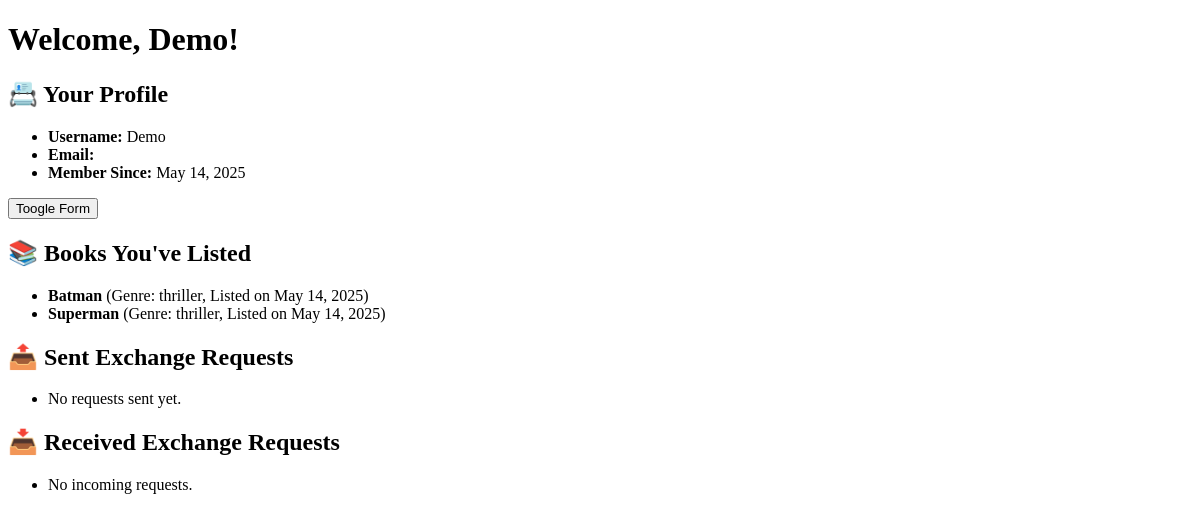
/profile/ (signed in), run on an earlier commit of the app's database.
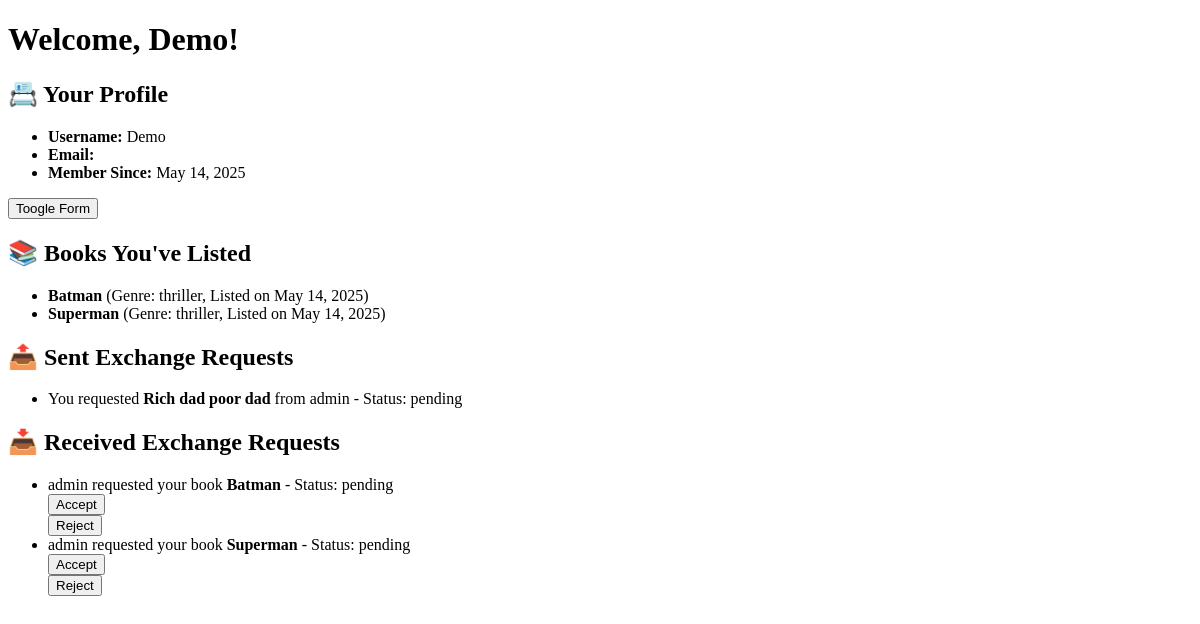
And on a later commit of the database.
### bookswap/models.py (models this page shows, shortened)
class Book(models.Model):
    Genre_Options = [
        ('horror', 'Horror'),
        ('thriller', 'Thriller'),
        ('romance', 'Romance'),
    ]
    user = models.ForeignKey(User, on_delete=models.CASCADE,default=default_user)  # Who posted the book
    book_id = models.AutoField(primary_key=True)
    book_name = models.CharField(max_length=255)
    book_author = models.CharField(max_length=255)
    book_description = models.TextField()
    genre = models.CharField(max_length=100, choices=Genre_Options)
    created_at = models.DateTimeField(auto_now_add=True)
    updated_at = models.DateTimeField(auto_now=True)

class Request(models.Model):
    STATUS_CHOICES = [
        ('pending', 'Pending'),
        ('accepted', 'Accepted'),
        ('declined', 'Declined'),
    ]
    request_id = models.AutoField(primary_key=True)
    status = models.CharField(max_length=10, choices=STATUS_CHOICES, default='pending')
    book = models.ForeignKey(Book, related_name='requests', on_delete=models.CASCADE)
    requester = models.ForeignKey(User, related_name='sent_requests', on_delete=models.CASCADE)
    receiver = models.ForeignKey(User, related_name='received_requests', on_delete=models.CASCADE)

### bookswap/views.py (the view, shortened to what this page needs)
# urls.py: path('profile/',Userprofile.as_view(),name='profile-page'),
@method_decorator(login_required, name='dispatch')
class Userprofile(View):
        def get(self,request):
            try:
                Current_user_info = User.objects.get(id=request.user.id)
                book_list_form = Book_Model_Form()
                Book_List = Book.objects.filter(user=request.user)
                sent_request = Request.objects.filter(requester=request.user)
                receiver_request = Request.objects.filter(receiver=request.user)
                context = {'username':Current_user_info.username,'email':Current_user_info.email,'date_joined':Current_user_info.date_joined,'book_list_form':book_list_form,'Book_List':Book_List,'sent_request':sent_request,'recieved_request':receiver_request}
                return render(request,'profile.html',context=context)
            except Exception as e:
                    print(f"Error in registration: {e}")

### bookswap/models.py (called while the page is built)
def default_user():
    return User.objects.first().id

### bookswap/templates/profile.html (shortened to what this page needs)
<!DOCTYPE html>
{% load static %}
<html>
<head>
</head>
<body>
    <h1>Welcome, {{ username }}!</h1>
    <h2>📇 Your Profile</h2>
    <ul>
        <li><strong>Username:</strong> {{ username }}</li>
        <li><strong>Email:</strong> {{ email }}</li>
        <li><strong>Member Since:</strong> {{ date_joined|date:"F j, Y" }}</li>
    </ul>
    <button id="toggleBtn" onclick="toggleform()">Toogle Form</button>
    <h2>📚 Books You've Listed</h2>
    <ul>
        {% for book in Book_List %}
            <li>
                <strong>{{ book.book_name }}</strong> (Genre: {{ book.genre }}, Listed on {{ book.created_at|date:"M j, Y" }})
            </li>
        {% empty %}
            <li>No books listed yet.</li>
        {% endfor %}
    </ul>
    <h2>📤 Sent Exchange Requests</h2>
    <ul>
        {% for req in sent_request %}
            <li>You requested <strong>{{ req.book.book_name }}</strong> from {{ req.receiver.username }} - Status: {{ req.status }}</li>
        {% empty %}
            <li>No requests sent yet.</li>
        {% endfor %}
    </ul>
    <h2>📥 Received Exchange Requests</h2>
    <ul>
        {% for req in recieved_request %}
            <li>{{ req.requester.username }} requested your book <strong>{{ req.book.book_name }}</strong> - Status: {{ req.status }}</li>
            {% if req.status == "pending" %}
            <form method="POST" action="{% url 'Request_Accept' req.request_id %}" style="display:inline-block;">
                <button type="Submit">Accept</button>
            </form>
            <form method="POST" action="{% url 'Request_Reject' req.request_id %}">
                <button type="Submit">Reject</button>
            </form>
            {% endif %}
        {% empty %}
            <li>No incoming requests.</li>
        {% endfor %}
    </ul>
</body>
</html>

What changed in the data, as far as the page shows it:
added Request: book.book_name "Rich dad poor dad", receiver.username "admin", status "pending", shown under "📤 Sent Exchange Requests"
added Request: requester.username "admin", book.book_name "Batman", status "pending", shows "Accept", shown under "📥 Received Exchange Requests"
added Request: requester.username "admin", book.book_name "Superman", status "pending", shows "Accept", shown under "📥 Received Exchange Requests"
Also different on the page:
text no longer shown: "No requests sent yet. No incoming requests."
